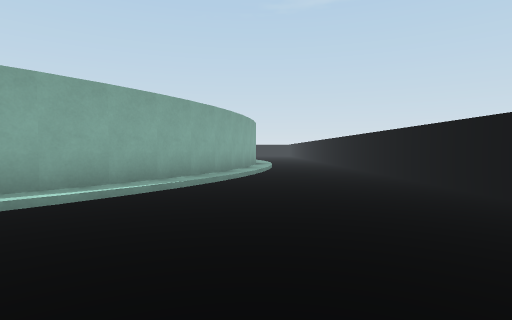
view 1 (above)

24 first-person views from a walk through a scene from a Unity 3-D project. The camera is 0.56 m above the floor, tilts 2° down and sees 80° across. The floor is counted in squares, 1 m on a side. Each view is taken from the middle of a square. On the plan, view 1 faces up. The plan holds only what a view shows up to about 9 squares ahead; the rest is blank.

view 2
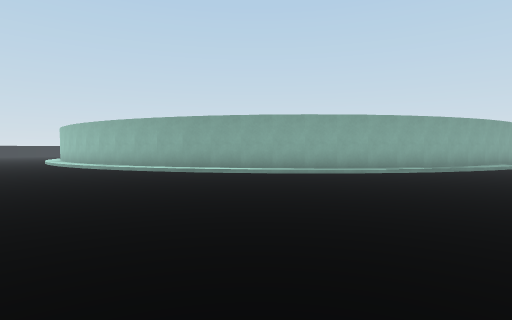

view 3
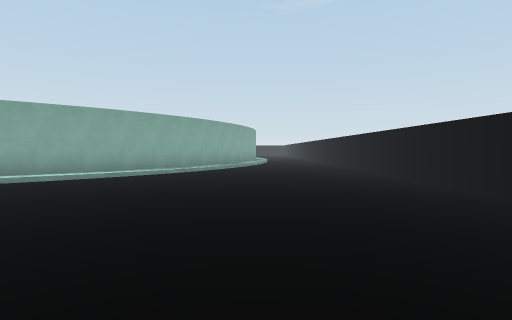

view 4
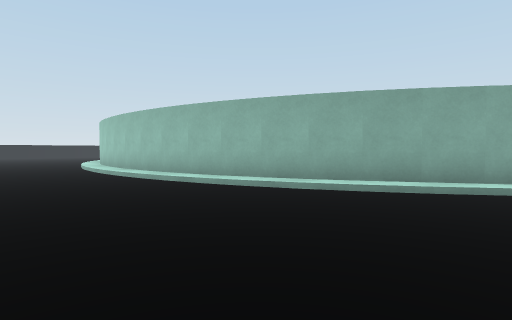

view 5
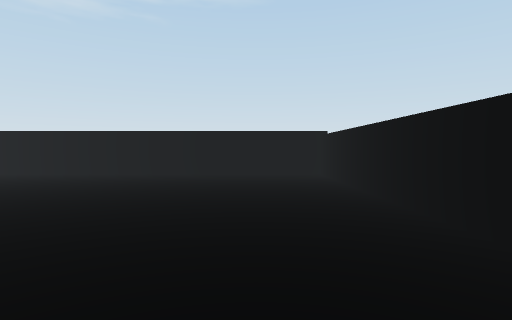

view 6
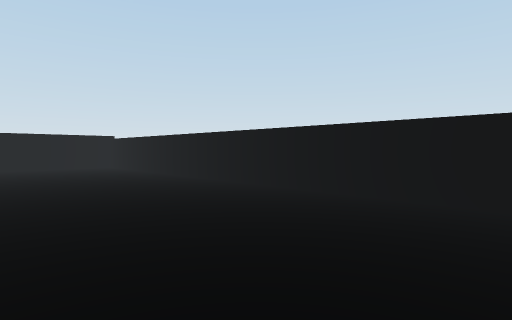

view 7
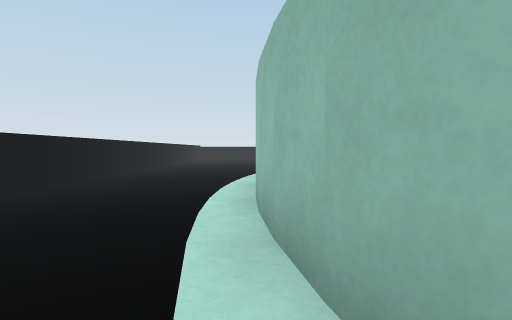

view 8
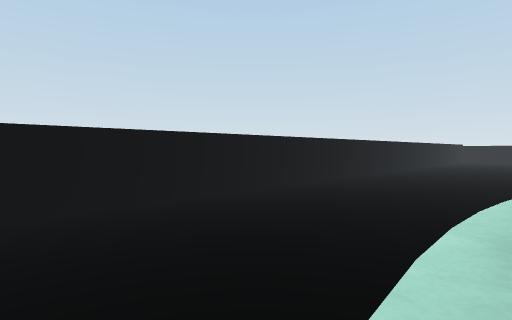

view 9
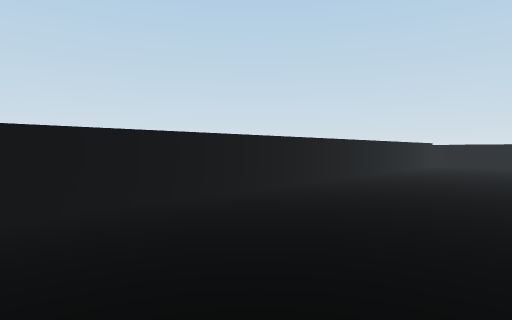

view 10
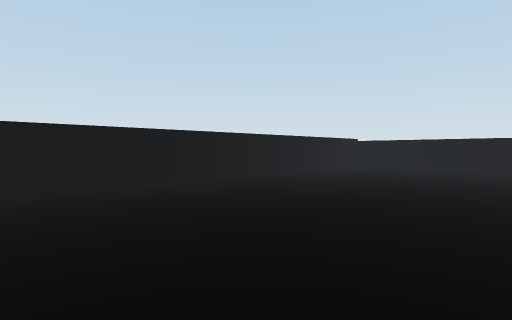

view 11
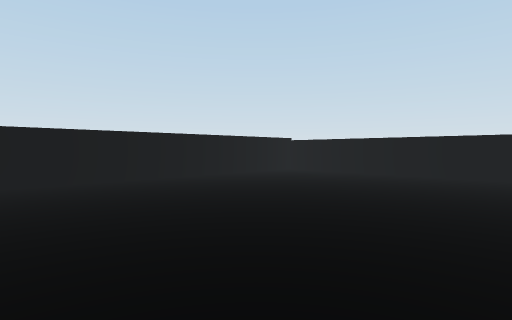

view 12
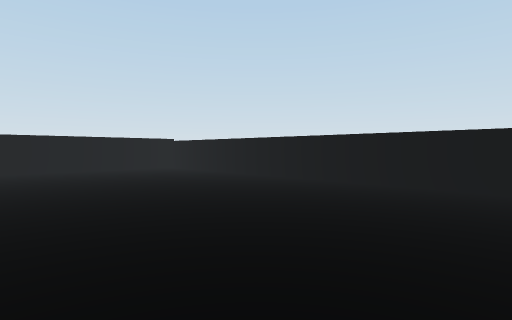

view 13
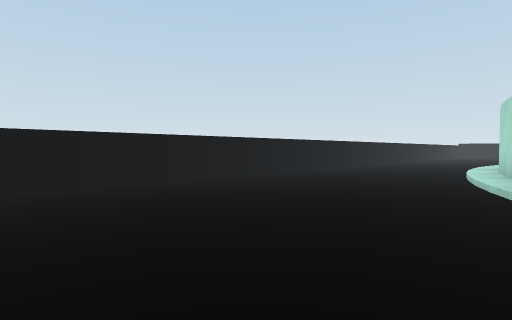

view 14
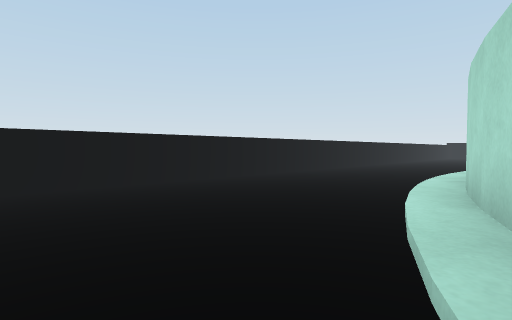

view 15
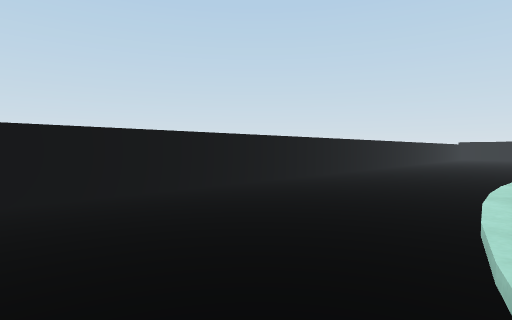

view 16
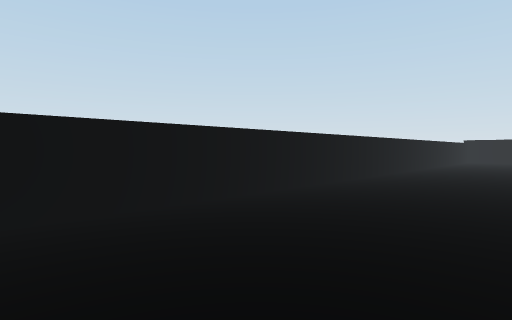

view 17
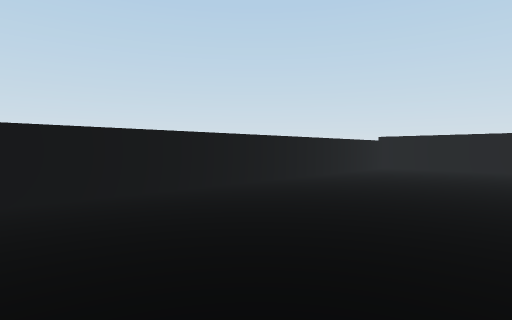

view 18
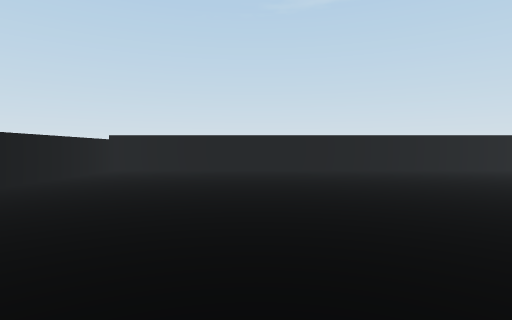

view 19
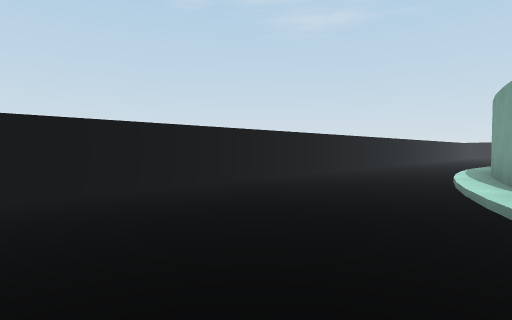

view 20
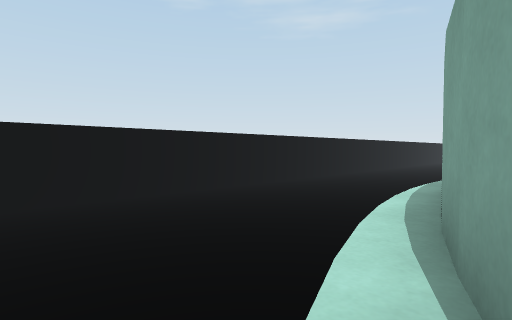

view 21
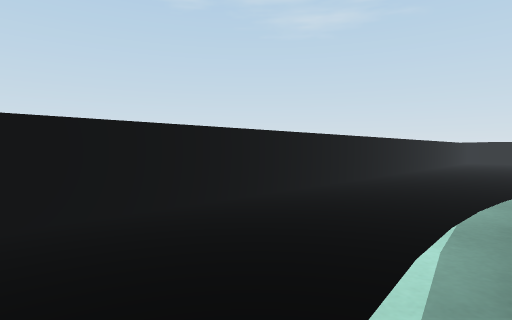

view 22
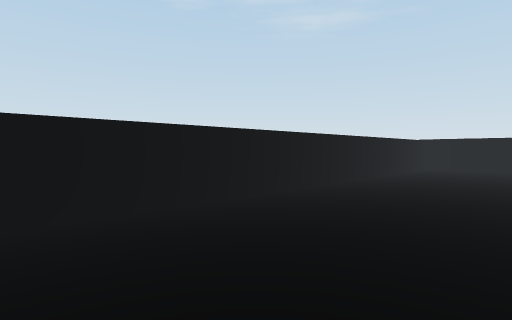

view 23
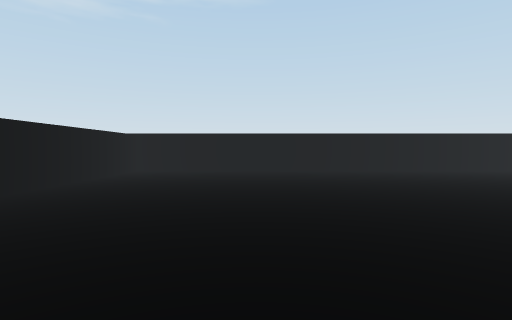

view 24
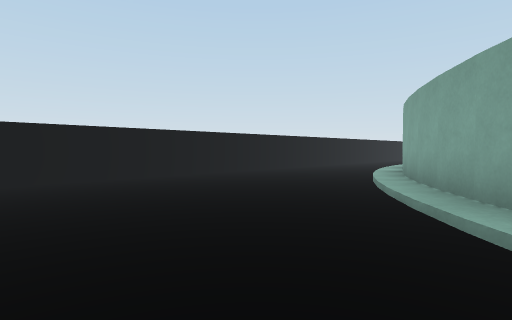

### Floor plan
Key: @ floor where view 1 was taken; # wall or solid block; . floor; / step, stairs or slope.
Columns run from 27 left of view 1 to 3 right of it. Each row starts with its distance up from view 1.
 25 ###############################
 24 #.............................#
 23 #.............................#
 22 #...........//#    /..........#
 21 #........//####        .......#
 20 #.......                ......#
 19 #......                 /.....#
 18 #.....                  #/....#
 17 #....                   ##/...#
 16 #....                    #/...#
 15 #...                     ##...#
 14 #...                       /..#
 13 #...                       /.
 12 #...
 11 #...
 10 #...
  9 #...##                    ##..#
  8 #.../#                    #/..#
  7 #.../#                    #/..#
  6 #....#                   ##...#
  5 #..../                   #/...#
  4 #..../                  ##/...#
  3 #.....                 ##/....#
  2 #.....                ##/.....#
  1 #.......            ###/......#
  0 #......../       ####//....@..#
 -1 #...........//####//..........#
 -2 #.............................#
 -3 #.............................#
 -4 #.............................#
 -5 ###############################

Where each view was taken, in squares from view 1:
view 1: 0 up, 0 right, facing up
view 2: 4 down, 1 right, facing up-left
view 3: 4 down, 0 right, facing up
view 4: 4 down, 4 left, facing up-left
view 5: 3 down, 4 left, facing right
view 6: 1 down, 7 left, facing down-right
view 7: 1 down, 8 left, facing left
view 8: 1 down, 9 left, facing down-left
view 9: 1 down, 14 left, facing down-left
view 10: 0 up, 18 left, facing down-left
view 11: 1 up, 20 left, facing down-left
view 12: 4 up, 22 left, facing down-left
view 13: 1 up, 22 left, facing up-left
view 14: 4 up, 22 left, facing up-left
view 15: 6 up, 23 left, facing up-left
view 16: 10 up, 24 left, facing up-left
view 17: 16 up, 23 left, facing up-left
view 18: 17 up, 23 left, facing up
view 19: 21 up, 20 left, facing up-right
view 20: 21 up, 17 left, facing up-right
view 21: 22 up, 14 left, facing up-right
view 22: 22 up, 8 left, facing up-right
view 23: 22 up, 5 left, facing right
view 24: 21 up, 3 left, facing down-right
